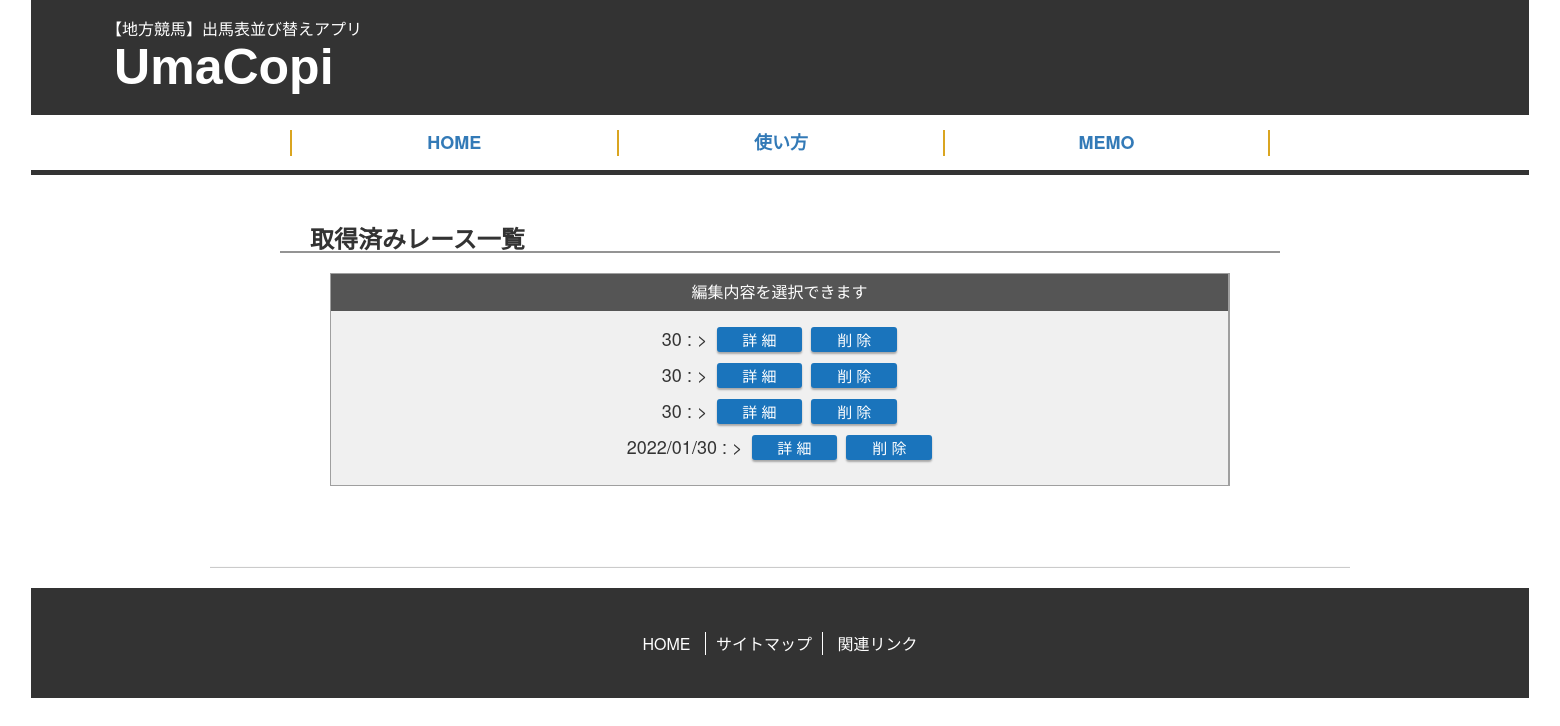
Before: /umacopi/home/organize/ with the older database file.
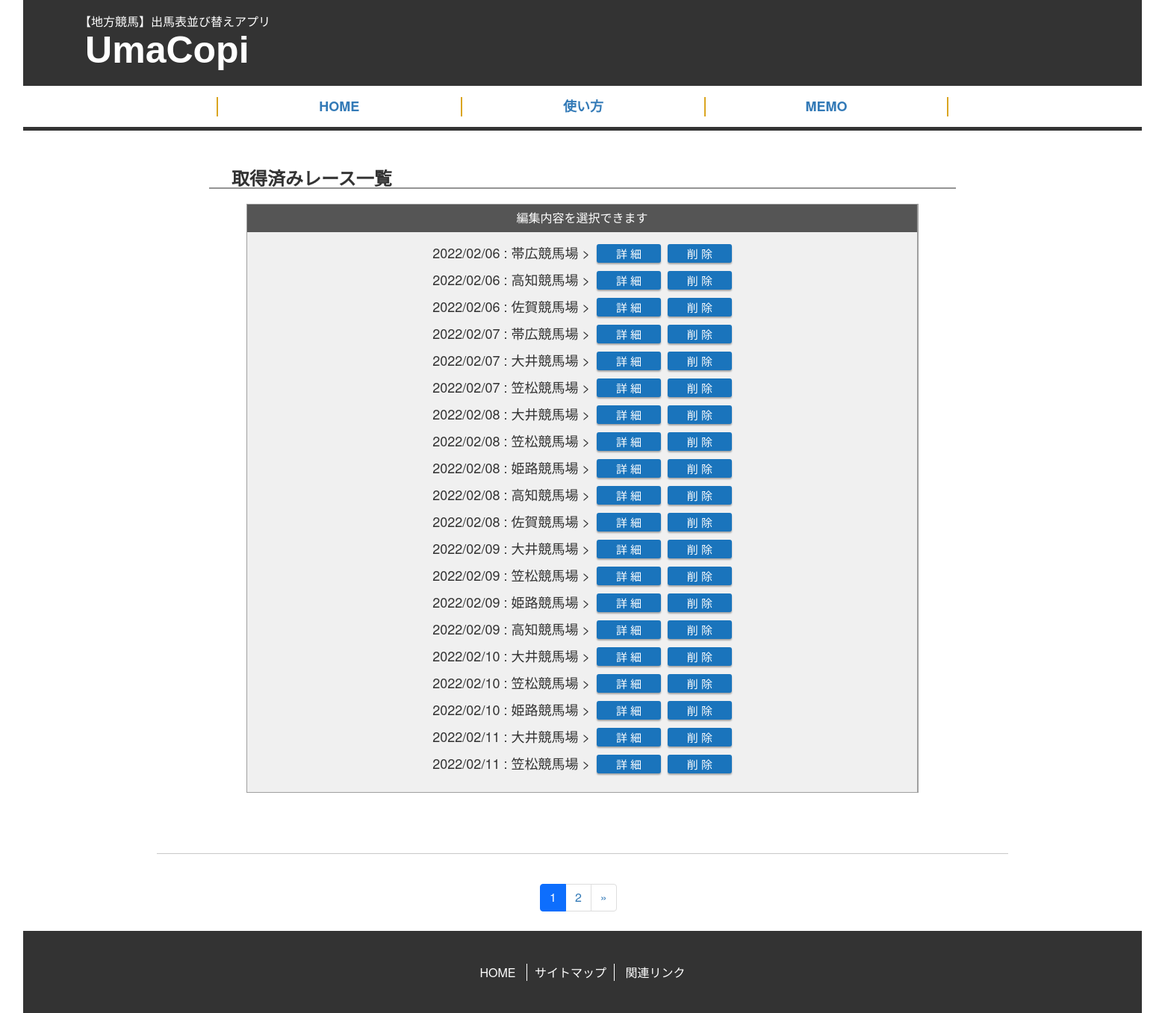
After: the same page with the newer database file.
### umacopi/models.py (models this page shows, shortened)
class RaceInfo(models.Model): # 『レース情報』テーブル(一開催日＋一開催場所当りの情報を特定)
    date = models.CharField(max_length=12, verbose_name='開催日') # 開催日
    venue = models.ForeignKey(Venue, on_delete=models.CASCADE, verbose_name='開催場所') # 開催場所
    class Meta:
        verbose_name_plural = "レース情報"

class Venue(models.Model): # 開催場所テーブル
    name = models.CharField(max_length=10, verbose_name='開催場所名')
    class Meta:
        verbose_name_plural = "開催場所"

### umacopi/views.py (the view)
# urls.py: path('home/organize/', OrganizeView.as_view(), name='organize'),
class OrganizeView(ListView):
    model = RaceInfo
    template_name = 'organize.html'
    paginate_by = 20

### templates/organize.html (shortened to what this page needs)
{% extends 'base.html' %}
{% load static %}
    {% block contents %}
    <div class="innerWrapper">
      <h3>取得済みレース一覧</h3>
      <table class="course">
        <tbody>
          <tr>
            <th class="edit">編集内容を選択できます</th>
          </tr>
          <tr>
            <td class="">
              {% for object in object_list %}
              <div>
                <span class="edit-race">{{ object.date }} : {{ object.venue.name }} ></span>
                <a href='{% url "detail_pk" object.pk %}?pk={{object.pk}}' class="delete-01">詳 細</a>
                <a href='{% url "delete_pk" object.pk %}?pk={{object.pk}}' class="delete-01">削 除</a><br>
              </div>
              {% endfor %}
            </td>
          </tr>
        </tbody>
      </table>
    </div>
    <div class="container">
      <hr>
      {% include "pagination.html" %}
    </div>
    {% endblock %}

### templates/base.html (shortened to what this page needs)
{% load static %}
<!doctype html>
<html lang="ja">
  <head>
    <link rel="stylesheet" href="{% static 'css/bootstrap.min.css' %}">
    <link rel="stylesheet" href="//maxcdn.bootstrapcdn.com/bootstrap/3.2.0/css/bootstrap.min.css">
    <link rel="stylesheet" href="{% static 'css/style.css' %}">
  </head>
  <body>
    <div class="i">
      <div class="innerWrapper2">
        <header>
          <div class="headerInner">
            <div class="titleArea">
              <h1>
                <span>【地方競馬】出馬表並び替えアプリ</span>
                <a href='{% url "home" %}'>UmaCopi</a>
              </h1>
            </div>
          </div>
          <div class="globalNavi">
            <ul class="gNavi clearfix">
              <li>
                <a href='{% url "home" %}'>
                  <p>HOME</p>
                </a>
              </li>
              <li>
                <a href='{% url "use" %}'>
                  <p>使い方</p>
                </a>
              </li>
              <li>
                <a href='{% url "making" %}'>
                  <p>MEMO</p>
                </a>
              </li>
            </ul>
          </div>
          <div class="breadCrumb"></div>
        </header>
      </div>
    </div>
    <div>{% block contents %}{% endblock %}</div>
    <div>
      <div class="innerWrapper2">
        <footer class="footer">
          <ul class="footerMenu">
            <li><a href='{% url "home" %}'>HOME</a></li>
            <li><a href='{% url "making" %}' class="borderLine">サイトマップ</a></li>
            <li><a href='{% url "making" %}'>関連リンク</a></li>
          </ul>
        </footer>
      </div>
    </div>
  </body>
</html>

### templates/pagination.html (shortened to what this page needs)
{% if is_paginated %}
<nav aria-label="Page navigation">
  <ul class="pagination justify-content-center">
    {% for num in paginator.page_range %}
    {% if page_obj.number == num %}
    <li class="page-item active">
      <span class="page-link">
        {{ num }}
      </span>
    </li>
    {% else %}
    <li class="page-item">
      <a class="page-link" href="?page={{ num }}">{{ num }}</a>
    </li>
    {% endif %}
    {% endfor %}
    {% if page_obj.has_next %}
    <li class="page-item">
      <a class="page-link" href="?page={{ page_obj.next_page_number }}" aria-label="Next">
        <span aria-hidden="true">&raquo;</span>
      </a>
    </li>
    {% endif %}
  </ul>
</nav>
{% endif %}

Changed rows visible on the page:
changed RaceInfo (number 1 of 20 on the later page): date "30" → "2022/02/06"; venue.name (not shown) → "帯広競馬場"
changed RaceInfo (number 2 of 20 on the later page): date "30" → "2022/02/06"; venue.name (not shown) → "高知競馬場"
changed RaceInfo (number 3 of 20 on the later page): date "30" → "2022/02/06"; venue.name (not shown) → "佐賀競馬場"
changed RaceInfo (number 4 of 20 on the later page): date "2022/01/30" → "2022/02/07"; venue.name (not shown) → "帯広競馬場"
added RaceInfo: date "2022/02/07", venue.name "大井競馬場"
added RaceInfo: date "2022/02/07", venue.name "笠松競馬場"
added RaceInfo: date "2022/02/08", venue.name "大井競馬場"
added RaceInfo: date "2022/02/08", venue.name "笠松競馬場"
added RaceInfo: date "2022/02/08", venue.name "姫路競馬場"
added RaceInfo: date "2022/02/08", venue.name "高知競馬場"
added RaceInfo: date "2022/02/08", venue.name "佐賀競馬場"
added RaceInfo: date "2022/02/09", venue.name "大井競馬場"
added RaceInfo: date "2022/02/09", venue.name "笠松競馬場"
added RaceInfo: date "2022/02/09", venue.name "姫路競馬場"
added RaceInfo: date "2022/02/09", venue.name "高知競馬場"
added RaceInfo: date "2022/02/10", venue.name "大井競馬場"
added RaceInfo: date "2022/02/10", venue.name "笠松競馬場"
added RaceInfo: date "2022/02/10", venue.name "姫路競馬場"
added RaceInfo: date "2022/02/11", venue.name "大井競馬場"
added RaceInfo: date "2022/02/11", venue.name "笠松競馬場"
Other visible differences:
new list line: "1"
new list line: "2"
